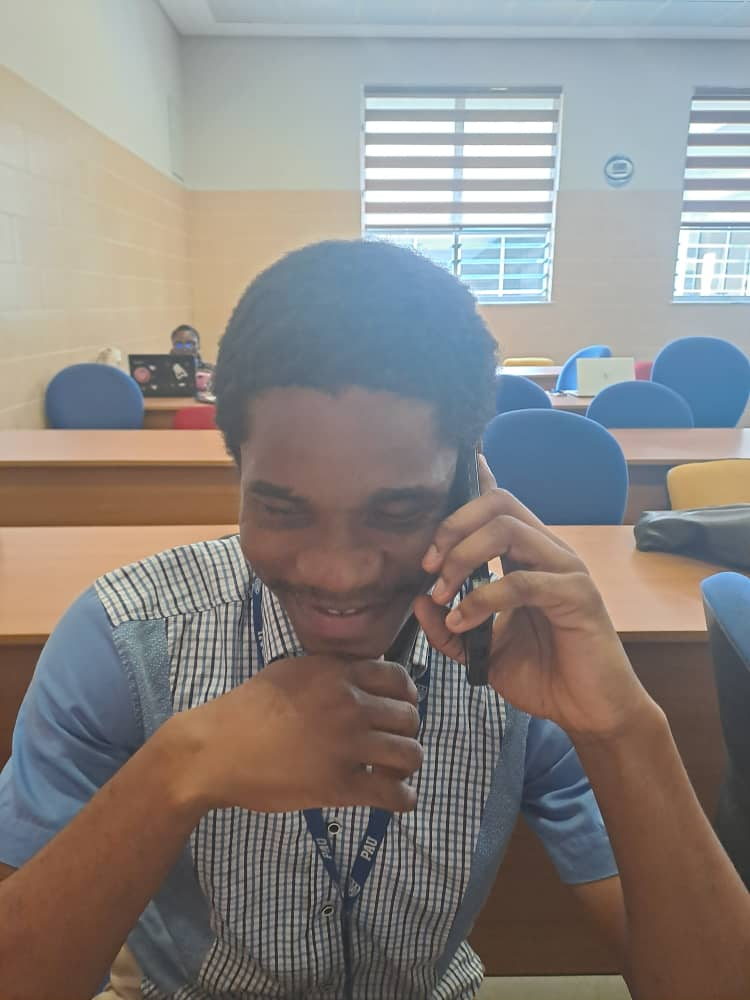
#> input picture Week_4/img/chima.jpg, 750 x 1000 px
$ jupyter execute practice4.ipynb   (older library calls are emulated)
#> lines starting #> are read from the running program, lines starting #| are printed output that depends on the picture
[cell 1]
# Laplacian Edge Detection

import cv2

# Load the image
image = cv2.imread('img/chima.jpg', cv2.IMREAD_GRAYSCALE)
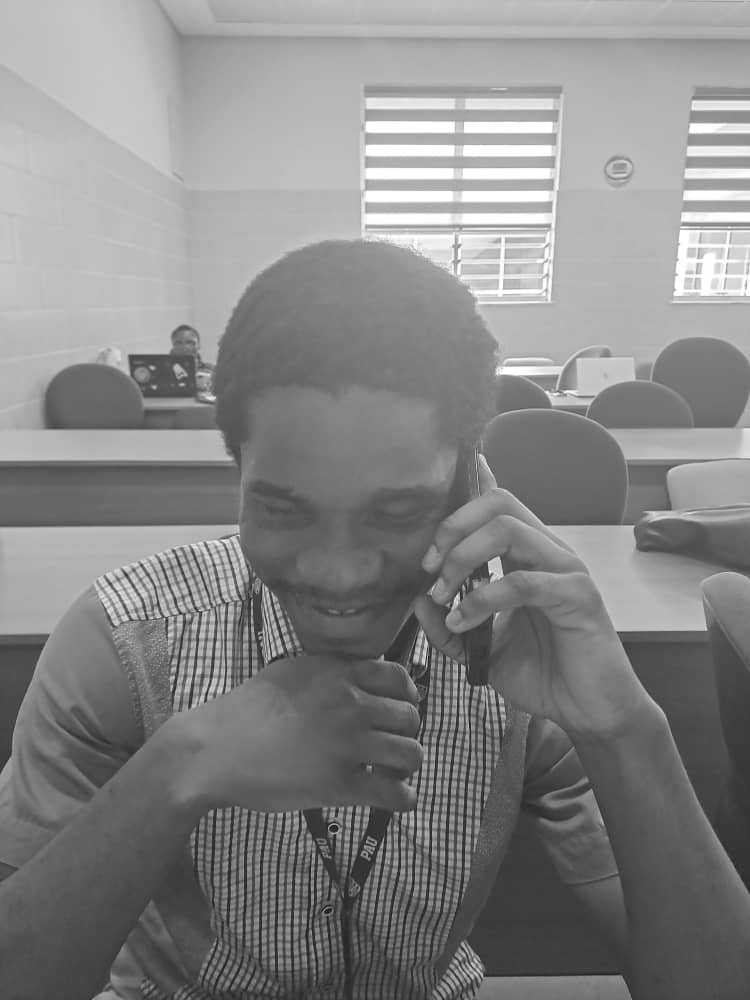
#> image: shape (1000, 750); min 12, max 255, mean 133.9

# resize images
image = cv2.resize(image, (400, 400))
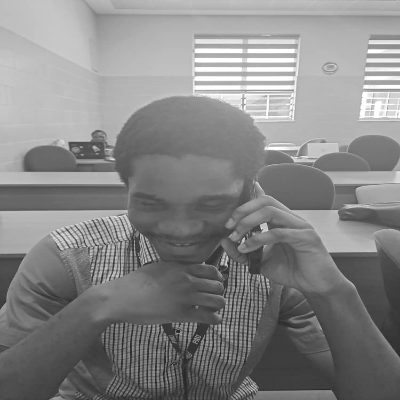
#> image: shape (400, 400); min 29, max 255, mean 133.9

# Perform Gaussian Blur
# image = cv2.GaussianBlur(image, (5, 5), 0)

# Apply Laplacian edge detection
laplacian = cv2.Laplacian(image, cv2.CV_64F)
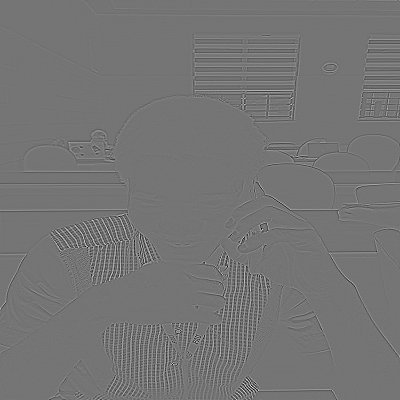
#> laplacian: shape (400, 400) float64; min -324, max 382, mean 0; drawn with min black and max white

# Convert the output to an 8-bit image
laplacian = cv2.convertScaleAbs(laplacian)
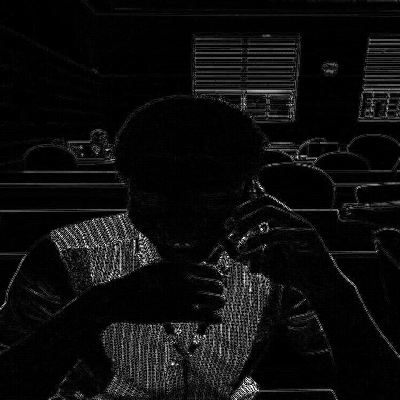
#> laplacian: shape (400, 400); min 0, max 255, mean 13.4

# Display the original image and the Laplacian edges
cv2.imshow('Original', image)
cv2.imshow('Laplacian Edges', laplacian)

# Wait for a key press and close all windows
cv2.waitKey(0)
cv2.destroyAllWindows()

$ run again, with Week_4/img/ada.jpg copied over Week_4/img/chima.jpg
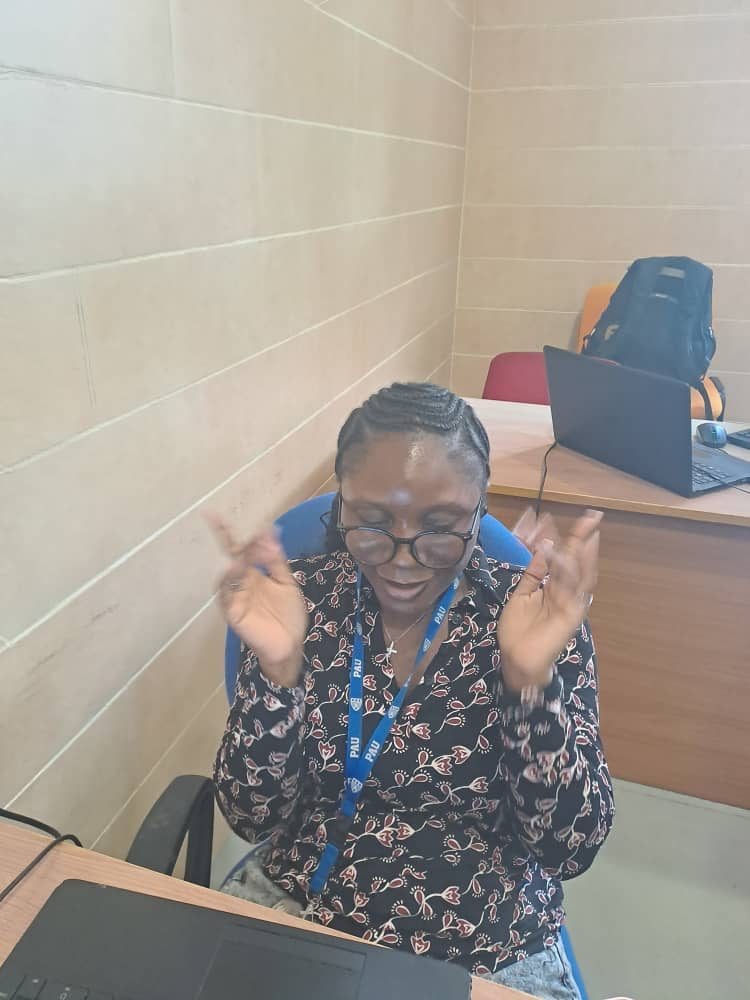
#> input picture Week_4/img/ada.jpg, 750 x 1000 px
#> `image = cv2.resize(image, (400, 400))`:
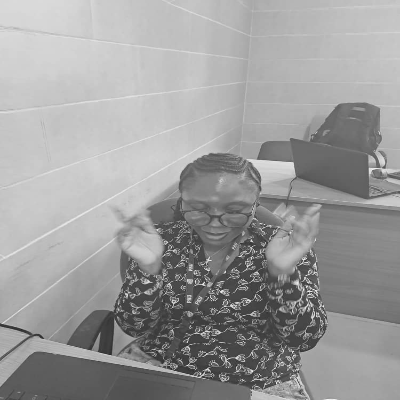
#> image: shape (400, 400); min 37, max 248, mean 155.7
#> `laplacian = cv2.convertScaleAbs(laplacian)`:
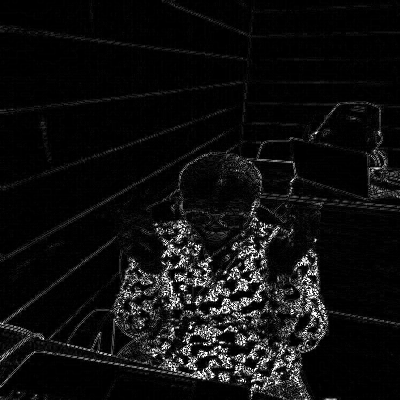
#> laplacian: shape (400, 400); min 0, max 255, mean 15.3

$ run again, with Week_4/img/bimpe.jpg copied over Week_4/img/chima.jpg
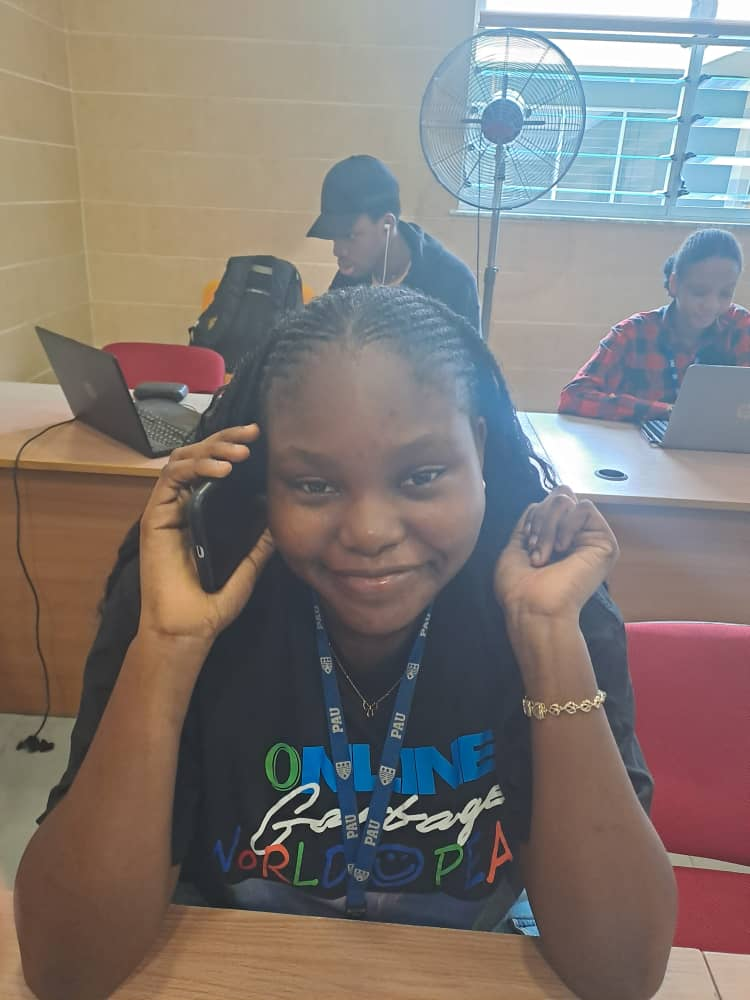
#> input picture Week_4/img/bimpe.jpg, 750 x 1000 px
#> `image = cv2.resize(image, (400, 400))`:
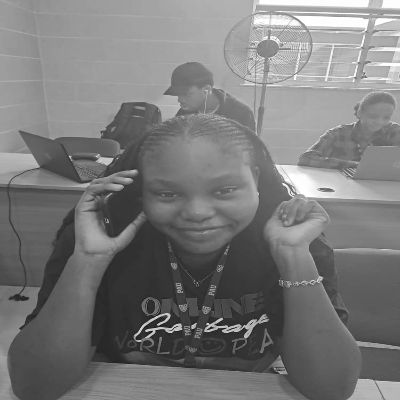
#> image: shape (400, 400); min 18, max 255, mean 122.1
#> `laplacian = cv2.convertScaleAbs(laplacian)`:
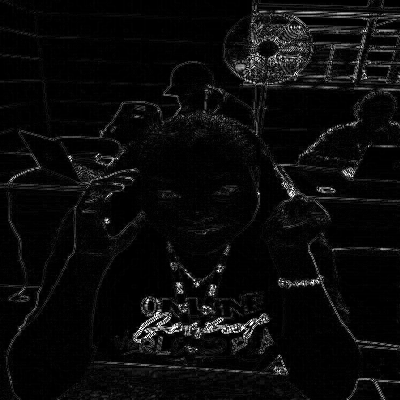
#> laplacian: shape (400, 400); min 0, max 255, mean 11

$ run again, with Week_4/img/clement.jpg copied over Week_4/img/chima.jpg
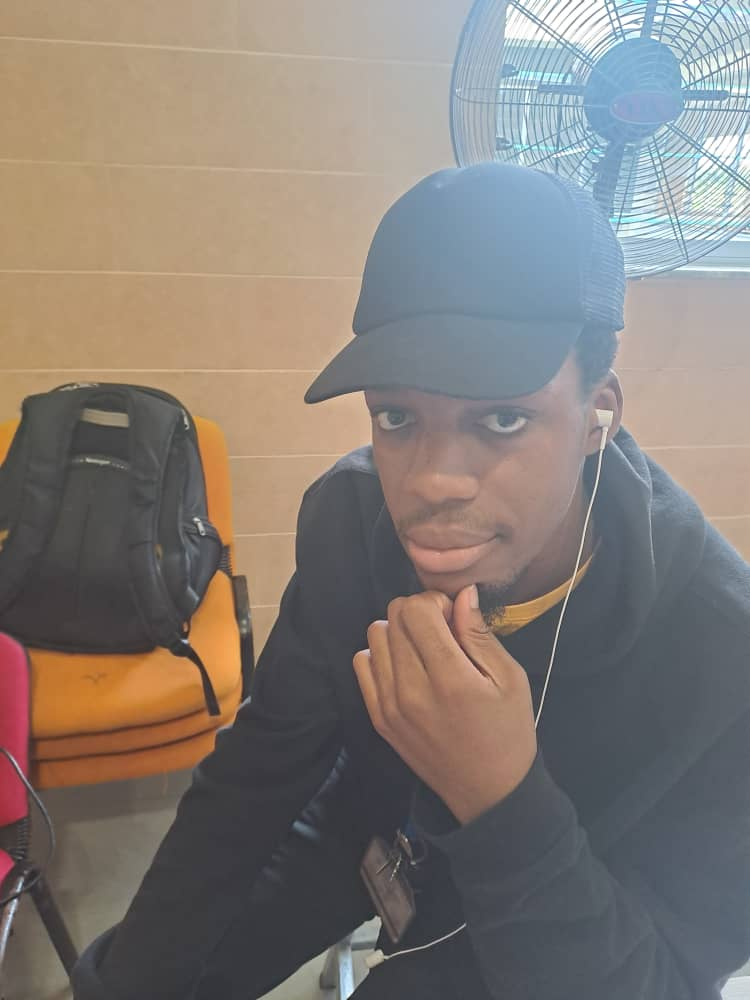
#> input picture Week_4/img/clement.jpg, 750 x 1000 px
#> `image = cv2.resize(image, (400, 400))`:
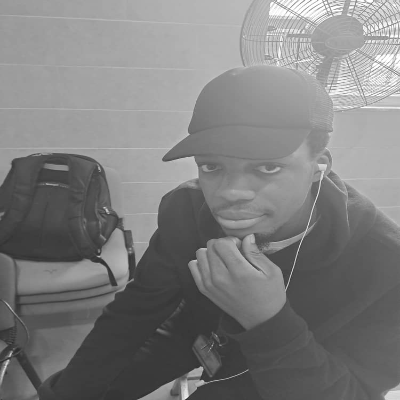
#> image: shape (400, 400); min 40, max 255, mean 126.2
#> `laplacian = cv2.convertScaleAbs(laplacian)`:
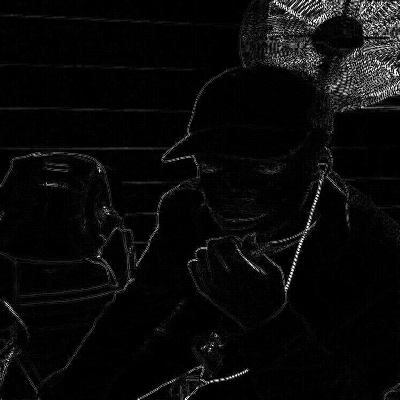
#> laplacian: shape (400, 400); min 0, max 255, mean 9.7
